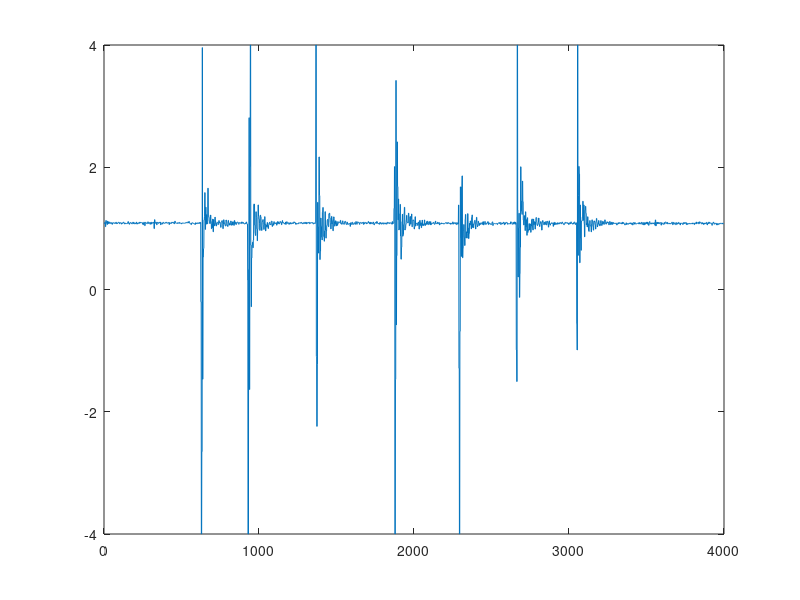
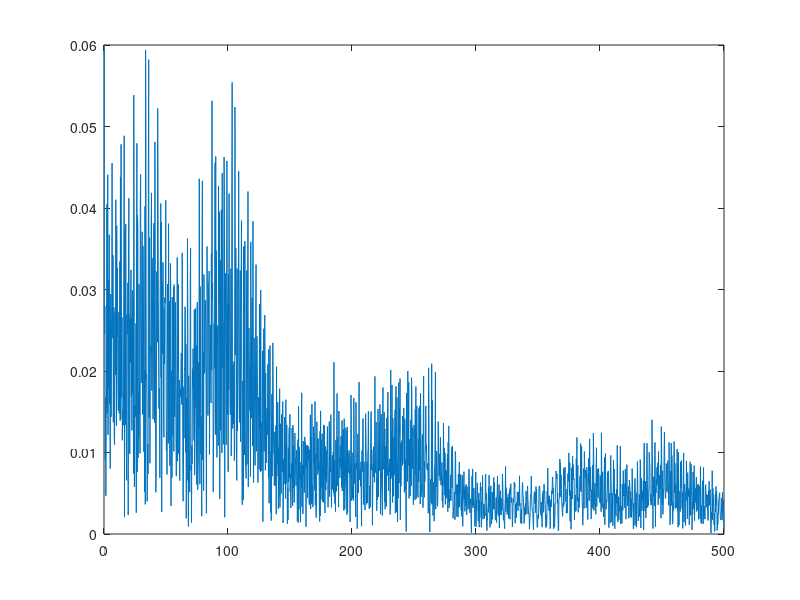

Reproduce these figures in MATLAB, in order. (Note: this script raises an error after producing the figures.)
load log7.dat
load bump.dat
log = log7;
figure(1)
plot(log);
% axis([0 5000 1.1 1.3])
% Fs = 1000;  % Sampling Frequency
Fs = 1000;
T = 1/Fs;
L = length(log);
Y = fft(log);
P2 = abs(Y/L);
P1 = P2(1:L/2+1);
P1(2:end-1) = 2*P1(2:end-1);
f = Fs*(0:(L/2))/L;
figure(2)
plot(f, P1);
axis([0 500 0 0.06])
figure(2)

Fstop = 2;           % Stopband Frequency
Fpass = 2.5;           % Passband Frequency
Astop = 20;          % Stopband Attenuation (dB)
Apass = 19.9999;           % Passband Ripple (dB)
match = 'stopband';  % Band to match exactly

% Construct an FDESIGN object and call its BUTTER method.
h  = fdesign.highpass(Fstop, Fpass, Astop, Apass, Fs);
Hd = design(h, 'butter', 'MatchExactly', match);
y = filter(Hd, log);
figure(3)
plot(y)
axis([000 5000 -2.5 2.5])
B = [0.01 0.01 0.01 0.01 0.01 0.01 0.01 0.01 0.01 0.01 0.01 0.01 0.01 0.01 0.01 0.01 0.01 0.01 0.01 0.01 0.01 0.01 0.01 0.01 0.01 0.01 0.01 0.01 0.01 0.01 0.01 0.01 0.01 0.01 0.01 0.01 0.01 0.01 0.01 0.01 0.01 0.01 0.01 0.01 0.01 0.01 0.01 0.01 0.01 0.01 0.01 0.01 0.01 0.01 0.01 0.01 0.01 0.01 0.01 0.01 0.01 0.01 0.01 0.01 0.01 0.01 0.01 0.01 0.01 0.01 0.01 0.01 0.01 0.01 0.01 0.01 0.01 0.01 0.01 0.01 0.01 0.01 0.01 0.01 0.01 0.01 0.01 0.01 0.01 0.01 0.01 0.01 0.01 0.01 0.01 0.01 0.01 0.01 0.01 0.01];
A = [0.04];

f = filter(B, A, y);
figure(4)
plot(f);
axis([0 5000 -2.5 2.5])
Fs = 1000;
T = 1/Fs;
L = length(f);
Y = fft(f);
P2 = abs(Y/L);
P1 = P2(1:L/2+1);
P1(2:end-1) = 2*P1(2:end-1);
f = Fs*(0:(L/2))/L;
figure(2)
plot(f, P1);
axis([0 500 0 1])



%plot(line) 